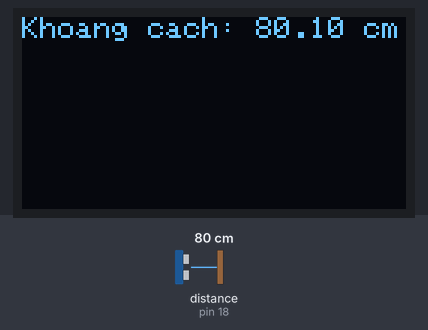
Recording of a sketch running on a simulated Arduino Uno, built with avr-gcc and run on an emulated ATmega328P. Shown: 128×64 one-colour display. Wiring (inferred from the names in the program): ultrasonic range finder: trigger pin 5; echo pin 18. Inputs (shaded band) come from the test bench; at power-on: distance to the obstacle (sensor on pin 18) 80 cm. The echo pulse lasts 58.3 µs per cm; what the sketch prints to the serial monitor is not drawn.

Above: at 2.2 s.
2.3 s: distance to the obstacle (sensor on pin 18) set to 4 cm
At 3.9 s:
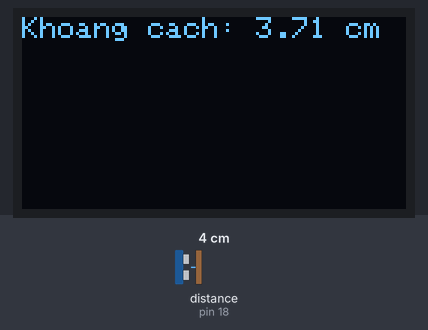
4.6 s: distance to the obstacle (sensor on pin 18) set to 2 cm
At 6.4 s:
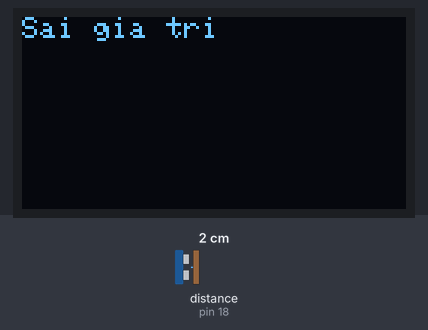
6.7 s: distance to the obstacle (sensor on pin 18) set to 9 cm
At 7.6 s:
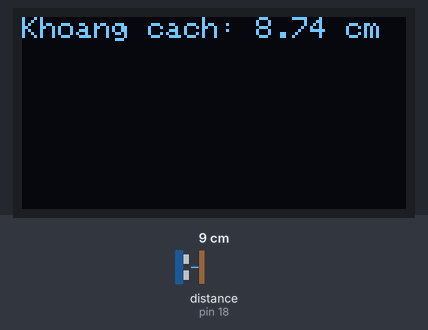
Timing chart, 0 to 9.7 s (numbered marks = the images above; inputs shaded):
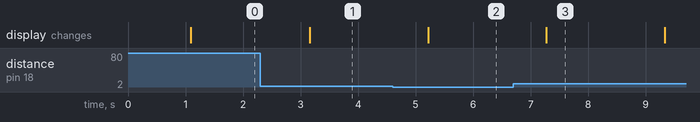

Measured:
- the behaviour switches between 3 and 2 cm on distance to the obstacle (sensor on pin 18) (found by bisection; images 1 and 2)
- after the input at 2.3 s, the display: changes after 0.86 s (image 1)
- after the input at 4.6 s, the display: changes after 0.62 s (image 2)
- after the input at 6.7 s, the display: changes after 0.57 s (image 3)

The sketch:

Distance_Measurement.ino
```cpp
#include <Wire.h>
#include <Adafruit_GFX.h>
#include <Adafruit_SSD1306.h>

#define TRIG_PIN 5
#define ECHO_PIN 18
#define SCREEN_WIDTH 128
#define SCREEN_HEIGHT 64

Adafruit_SSD1306 display(SCREEN_WIDTH, SCREEN_HEIGHT, &Wire, -1);

void setup() {
  Serial.begin(115200);

  pinMode(TRIG_PIN, OUTPUT);
  pinMode(ECHO_PIN, INPUT);

  if(!display.begin(SSD1306_SWITCHCAPVCC, 0x3C)) {
    Serial.println(F("SSD1306 allocation failed"));
    for(;;);
  }

  display.clearDisplay();
  display.setTextSize(1);
  display.setTextColor(WHITE);
  display.setCursor(0, 10);
  display.println("Khoi dong...");
  display.display();
  delay(1000);
}

void loop() {
  long duration;
  float distance;

  digitalWrite(TRIG_PIN, LOW);
  delayMicroseconds(2);
  digitalWrite(TRIG_PIN, HIGH);
  delayMicroseconds(10);
  digitalWrite(TRIG_PIN, LOW);

  duration = pulseIn(ECHO_PIN, HIGH);

  display.clearDisplay();
  display.setCursor(0, 0);

  if (duration == 0) {
    display.println("Khong thay vat can");
  }
  else {
    distance = (float)duration / 58.0;

    if (distance < 2 || distance > 400) {
      display.println("Sai gia tri");
    }
    else {
      display.print("Khoang cach: ");
      display.print(distance);
      display.println(" cm");

      Serial.print("Distance: ");
      Serial.print(distance);
      Serial.println(" cm");
    }
  }

  display.display();
  delay(1000);
}
```
